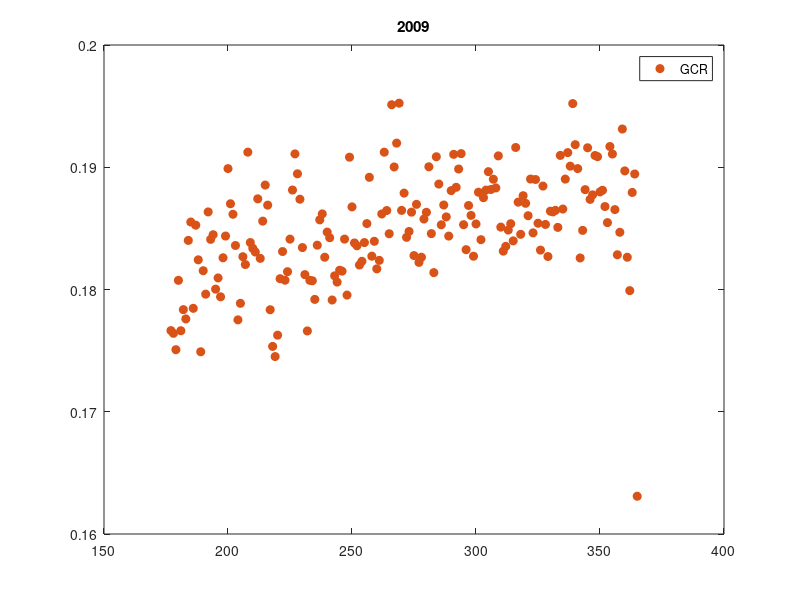
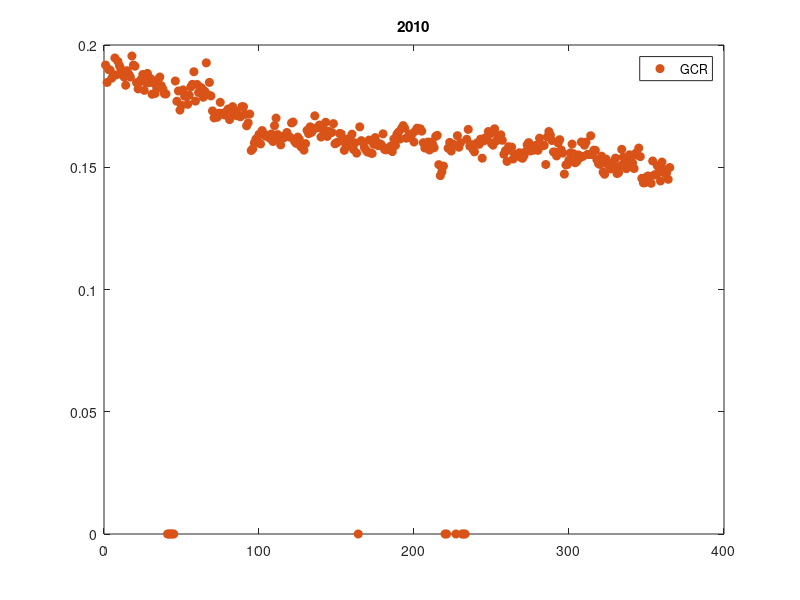
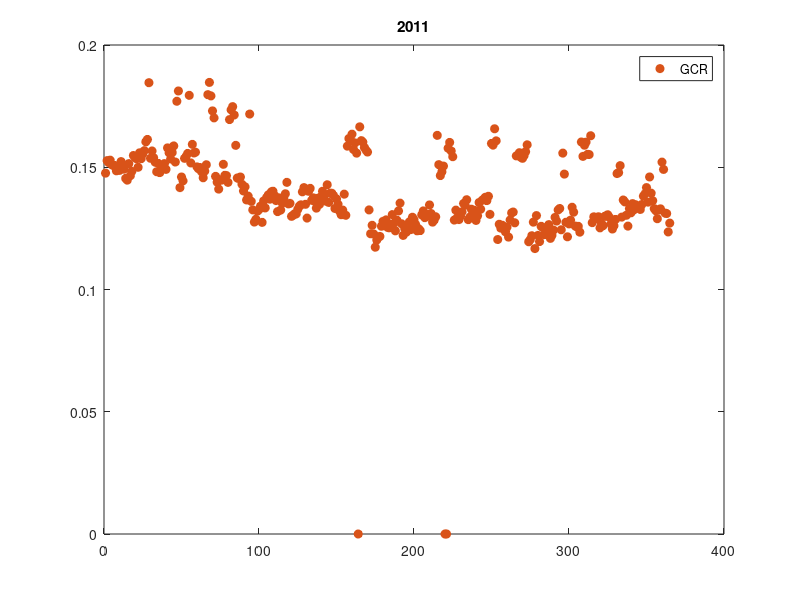
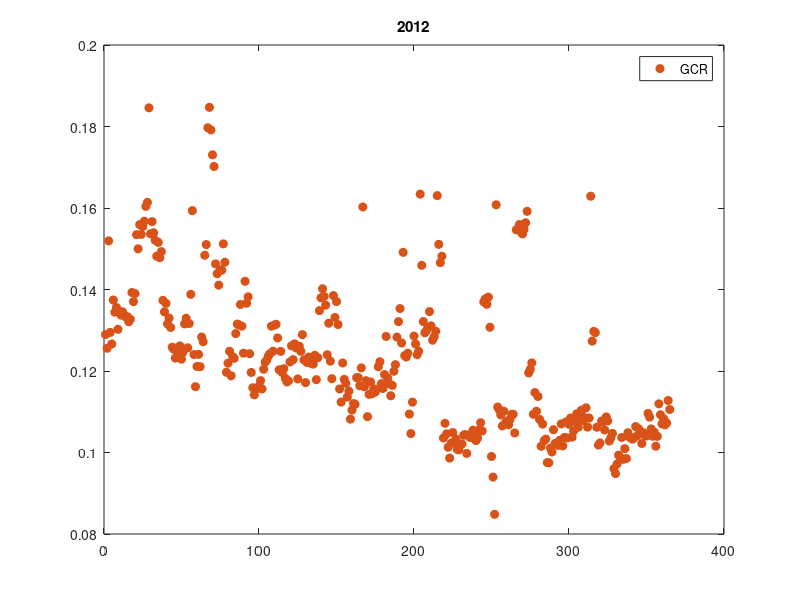

Here is the MATLAB script that generated these plots, in order:
%Daniel Gomez and Hayley E. Bower, Purdue University
%Summer 2017
%Using CRaTER Data accessed from University of New Hampshire

%% Year 2009
clc, clear, close all
r_d = [0.8510    0.3255    0.0980]; % Code colors

% GCR
data_GCR = load('UNH2009GCR.txt'); %Bring in the 2009 CRaTER Data
DOY = data_GCR(:,3); %Day of Year
D1_2 = data_GCR(:,8); %Detectors 1&2 dose rates

jj=1;
for ii = DOY(1):DOY(end)
    [ind] = find(ii==DOY);
    if isempty(ind)~=1
    m_d = mean(D1_2(ind));
    st_d = std(D1_2(ind),1);
    mat(jj,:) = [ii length(ind) m_d st_d];
    else
        mat(jj,:) = [ii length(ind) 0 0];
    end
        jj = jj +1;
end

figure(1)
f1 = plot(mat(:,1),mat(:,3),'o','color',r_d,'MarkerSize',6,'MarkerfaceColor',r_d); %mat(:,3) !!!!!!!!!!!!!
title('2009')

GCR2009 = sum(mat(:,3))/189; %there were zero days with no information, but only half of a year

legend([f1],'GCR')

%% Year 2010
r_d = [0.8510    0.3255    0.0980]; % Code colors

% GCR
data_GCR = load('UNH2010GCR.txt'); %Bring in the 2009 CRaTER Data
DOY = data_GCR(:,3); %Day of Year
D1_2 = data_GCR(:,8); %Detectors 1&2 dose rates

jj=1;
for ii = DOY(1):DOY(end)
    [ind] = find(ii==DOY);
    if isempty(ind)~=1
    m_d = mean(D1_2(ind));
    st_d = std(D1_2(ind),1);
    mat(jj,:) = [ii length(ind) m_d st_d];
    else
        mat(jj,:) = [ii length(ind) 0 0];
    end
        jj = jj +1;
end

figure(2)
f1 = plot(mat(:,1),mat(:,3),'o','color',r_d,'MarkerSize',6,'MarkerfaceColor',r_d); %mat(:,3) !!!!!!!!!!!!!
title('2010')

GCR2010 = sum(mat(:,3))/353; %there were 12 days with no information

legend([f1],'GCR')

%% Year 2011
r_d = [0.8510    0.3255    0.0980]; % Code colors

% GCR
data_GCR = load('UNH2011GCR.txt'); %Bring in the 2009 CRaTER Data
DOY = data_GCR(:,3); %Day of Year
D1_2 = data_GCR(:,8); %Detectors 1&2 dose rates

jj=1;
for ii = DOY(1):DOY(end)
    [ind] = find(ii==DOY);
    if isempty(ind)~=1
    m_d = mean(D1_2(ind));
    st_d = std(D1_2(ind),1);
    mat(jj,:) = [ii length(ind) m_d st_d];
    else
        %mat(jj,:) = [ii length(ind) 0 0];
    end
        jj = jj +1;
end

figure(3)
f1 = plot(mat(:,1),mat(:,3),'o','color',r_d,'MarkerSize',6,'MarkerfaceColor',r_d); %mat(:,3) !!!!!!!!!!!!!
title('2011')

GCR2011 = sum(mat(:,3))/362; %there were 3 days with no information

legend([f1],'GCR')

%% Year 2012
r_d = [0.8510    0.3255    0.0980]; % Code colors

% GCR
data_GCR = load('UNH2012GCR.txt'); %Bring in the 2009 CRaTER Data
DOY = data_GCR(:,3); %Day of Year
D1_2 = data_GCR(:,8); %Detectors 1&2 dose rates

jj=1;
for ii = DOY(1):DOY(end)
    [ind] = find(ii==DOY);
    if isempty(ind)~=1
    m_d = mean(D1_2(ind));
    st_d = std(D1_2(ind),1);
    mat(jj,:) = [ii length(ind) m_d st_d];
    else
        %mat(jj,:) = [ii length(ind) 0 0];
    end
        jj = jj +1;
end

figure(4)
f1 = plot(mat(:,1),mat(:,3),'o','color',r_d,'MarkerSize',6,'MarkerfaceColor',r_d); %mat(:,3) !!!!!!!!!!!!!
title('2012')

GCR2012 = sum(mat(:,3))/365; %there were zero days with no information

legend([f1],'GCR')

%% Year 2013
r_d = [0.8510    0.3255    0.0980]; % Code colors

% GCR
data_GCR = load('UNH2013GCR.txt'); %Bring in the 2009 CRaTER Data
DOY = data_GCR(:,3); %Day of Year
D1_2 = data_GCR(:,8); %Detectors 1&2 dose rates

jj=1;
for ii = DOY(1):DOY(end)
    [ind] = find(ii==DOY);
    if isempty(ind)~=1
    m_d = mean(D1_2(ind));
    st_d = std(D1_2(ind),1);
    mat(jj,:) = [ii length(ind) m_d st_d];
    else
        %mat(jj,:) = [ii length(ind) 0 0];
    end
        jj = jj +1;
end

figure(5)
f1 = plot(mat(:,1),mat(:,3),'o','color',r_d,'MarkerSize',6,'MarkerfaceColor',r_d); %mat(:,3) !!!!!!!!!!!!!
title('2013')

GCR2013 = sum(mat(:,3))/365; %there were zero days with no information

legend([f1],'GCR')

%% Year 2014
r_d = [0.8510    0.3255    0.0980]; % Code colors

% GCR
data_GCR = load('UNH2014GCR.txt'); %Bring in the 2009 CRaTER Data
DOY = data_GCR(:,3); %Day of Year
D1_2 = data_GCR(:,8); %Detectors 1&2 dose rates

jj=1;
for ii = DOY(1):DOY(end)
    [ind] = find(ii==DOY);
    if isempty(ind)~=1
    m_d = mean(D1_2(ind));
    st_d = std(D1_2(ind),1);
    mat(jj,:) = [ii length(ind) m_d st_d];
    else
        %mat(jj,:) = [ii length(ind) 0 0];
    end
        jj = jj +1;
end

figure(6)
f1 = plot(mat(:,1),mat(:,3),'o','color',r_d,'MarkerSize',6,'MarkerfaceColor',r_d); %mat(:,3) !!!!!!!!!!!!!
title('2014')

GCR2014 = sum(mat(:,3))/365; %there were zero days with no information

legend([f1],'GCR')

%% Comparison of Solar Max and Solar Min
close all %comment this line out if you want to see the plots

GCR_Daily_SolarMin = (GCR2009 + GCR2010 + GCR2011)/3; %Average value per day in cSv
GCR_Daily_SolarMax = (GCR2012 + GCR2013 + GCR2014)/3; %Average value per day in cSv

GCR_Yearly_SolarMin = GCR_Daily_SolarMin*365; %Cumulative yearly dose in cSv
GCR_Yearly_SolarMax = GCR_Daily_SolarMax*365; %Cumulative yearly dose in cSv

%print(1,'All_rad_2009', '-dpng', '-r900')
%print(2,'All_rad_2010', '-dpng', '-r900')
%print(3,'All_rad_2011', '-dpng', '-r900')
%print(4,'All_rad_2012', '-dpng', '-r900')
%print(5,'All_rad_2013', '-dpng', '-r900')
%print(6,'All_rad_2014', '-dpng', '-r900')
